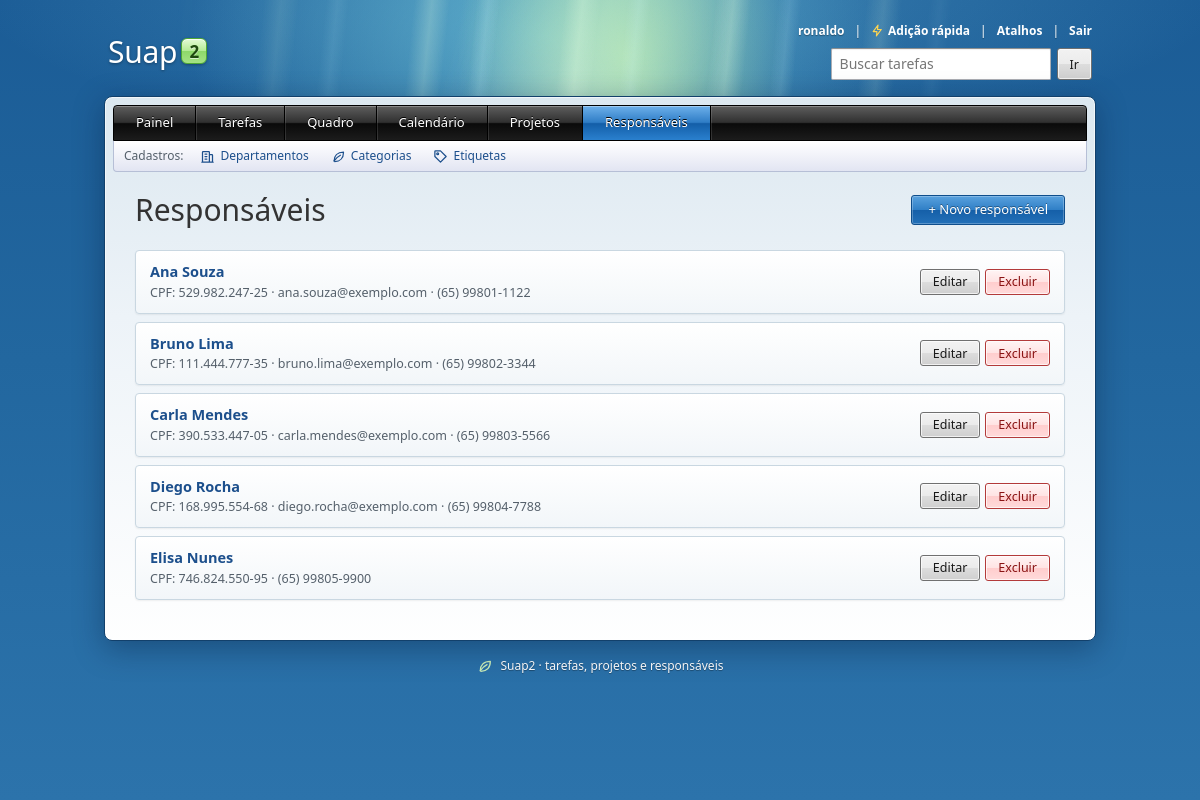
The app's page /responsaveis/ (signed in), older data.
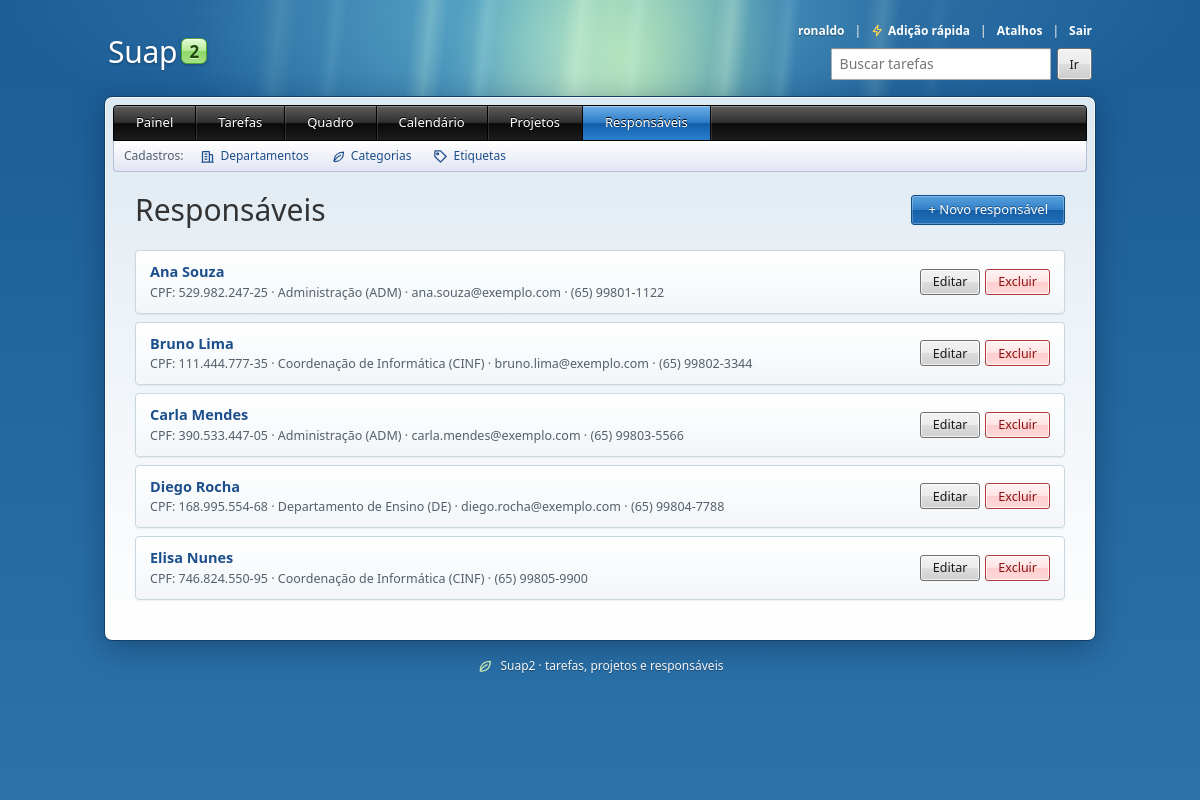
The same page, newer data.
### Suap2APP/models.py (models this page shows, shortened)
class Responsavel(models.Model):
    nome = models.CharField(max_length=150)
    cpf = models.CharField(max_length=14, unique=True)
    email = models.EmailField(blank=True)
    telefone = models.CharField(max_length=20, blank=True)
    departamento = models.ForeignKey(
        Departamento, on_delete=models.SET_NULL, null=True, blank=True, related_name='responsaveis',
    )
    class Meta:
        verbose_name = 'Responsável'
        verbose_name_plural = 'Responsáveis'
        ordering = ['nome']

class Departamento(models.Model):
    nome = models.CharField(max_length=100, unique=True)
    sigla = models.CharField(max_length=10, blank=True)
    class Meta:
        verbose_name = 'Departamento'
        verbose_name_plural = 'Departamentos'
        ordering = ['nome']
    def __str__(self):
        return f'{self.nome} ({self.sigla})' if self.sigla else self.nome

### Suap2APP/views.py (the view)
# urls.py: path('responsaveis/', views.ResponsavelListView.as_view(), name='responsavel_list'),
class ResponsavelListView(LeituraMixin, ListView):
    model = Responsavel
    context_object_name = 'responsaveis'
    def get_queryset(self):
        return Responsavel.objects.select_related('departamento')

### Suap2APP/context_processors.py (called while the page is built)
def acesso(request):
    return {
        'visitante': e_visitante(request),
        'pode_editar': request.user.is_authenticated,
    }

### Suap2APP/views.py (called while the page is built)
def e_visitante(request):
    return not request.user.is_authenticated and request.session.get(SESSAO_VISITANTE, False)

    def dispatch(self, request, *args, **kwargs):
        if request.method in ('GET', 'HEAD') and e_visitante(request):
            return super(LoginRequiredMixin, self).dispatch(request, *args, **kwargs)
        return super().dispatch(request, *args, **kwargs)

### Suap2APP/templates/Suap2APP/responsavel_list.html (shortened to what this page needs)
{% extends 'Suap2APP/base.html' %}
{% block content %}
    <div class="cabecalho">
        <h1>Responsáveis</h1>
        {% if pode_editar %}
        <a class="btn btn-primary" href="{% url 'responsavel_create' %}">+ Novo responsável</a>
        {% endif %}
    </div>
    {% if responsaveis %}
        <div class="lista">
            {% for responsavel in responsaveis %}
                <div class="item">
                    <div class="item-info">
                        <div class="item-titulo"><a href="{% url 'responsavel_detail' responsavel.pk %}">{{ responsavel.nome }}</a></div>
                        <div class="item-detalhe">
                            CPF: {{ responsavel.cpf }}
                            {% if responsavel.departamento %} · {{ responsavel.departamento }}{% endif %}
                            {% if responsavel.email %} · {{ responsavel.email }}{% endif %}
                            {% if responsavel.telefone %} · {{ responsavel.telefone }}{% endif %}
                        </div>
                    </div>
                    {% if pode_editar %}
                        <div class="acoes">
                            <a class="btn btn-secondary btn-small" href="{% url 'responsavel_update' responsavel.pk %}">Editar</a>
                            <a class="btn btn-danger btn-small" href="{% url 'responsavel_delete' responsavel.pk %}">Excluir</a>
                        </div>
                    {% endif %}
                </div>
            {% endfor %}
        </div>
    {% else %}
        <p class="vazio">Nenhum responsável cadastrado ainda.</p>
    {% endif %}
{% endblock %}

Row changes from the older to the newer data that the page shows:
changed Responsavel "Ana Souza": departamento (not shown) → "Administração (ADM)"
changed Responsavel "Bruno Lima": departamento (not shown) → "Coordenação de Informática (CINF)"
changed Responsavel "Carla Mendes": departamento (not shown) → "Administração (ADM)"
changed Responsavel "Diego Rocha": departamento (not shown) → "Departamento de Ensino (DE)"
changed Responsavel "Elisa Nunes": departamento (not shown) → "Coordenação de Informática (CINF)"
